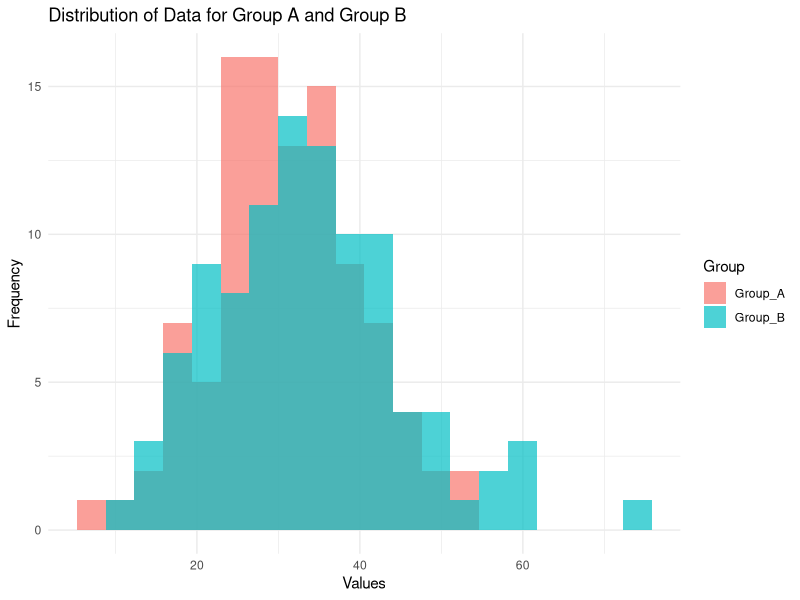
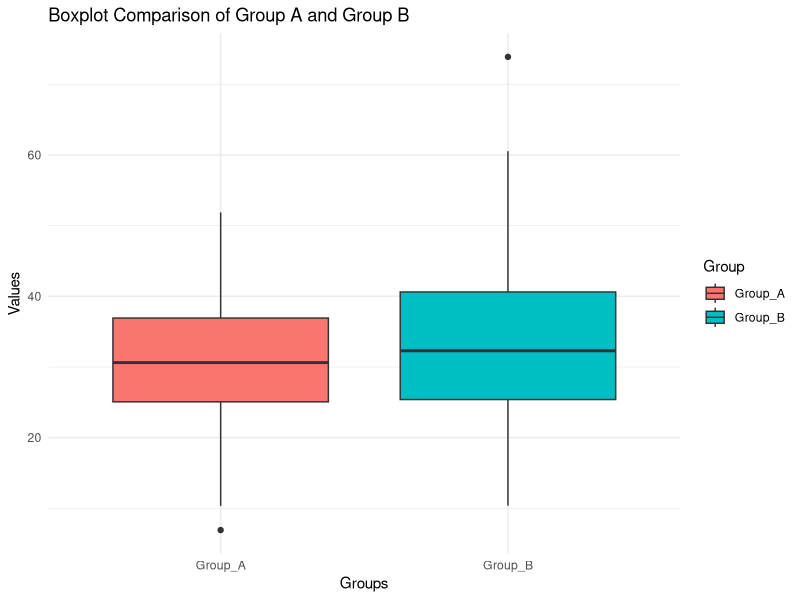

The R source for these figures, in order:
# Install and load required packages
if (!require("dplyr")) install.packages("dplyr")
if (!require("ggplot2")) install.packages("ggplot2")
if (!require("tidyr")) install.packages("tidyr")

library(dplyr)
library(ggplot2)
library(tidyr)

# Set seed for reproducibility
set.seed(123)

# Generate synthetic data
data_a <- rnorm(100, mean = 30, sd = 10)
data_b <- rnorm(100, mean = 35, sd = 12)

# Create a data frame
df <- data.frame(Group_A = data_a, Group_B = data_b)

# Display the first few rows of the data frame
cat("Data Frame Head:\n")
print(head(df))

# Descriptive statistics
cat("\nDescriptive Statistics:\n")
print(summary(df))

# Data wrangling using dplyr and tidyr
df_long <- df %>%
  pivot_longer(cols = everything(), names_to = "Group", values_to = "Values")

# Data Visualization using ggplot2
distribution_plot <- ggplot(df_long, aes(x = Values, fill = Group)) +
  geom_histogram(bins = 20, position = "identity", alpha = 0.7) +
  labs(title = "Distribution of Data for Group A and Group B",
       x = "Values",
       y = "Frequency") +
  theme_minimal()

# Save the distribution plot as an image
ggsave("distribution_plot.png", distribution_plot, width = 10, height = 6)

# Boxplot to compare the two groups
boxplot_comparison <- ggplot(df_long, aes(x = Group, y = Values, fill = Group)) +
  geom_boxplot() +
  labs(title = "Boxplot Comparison of Group A and Group B",
       x = "Groups",
       y = "Values") +
  theme_minimal()

# Save the boxplot as an image
ggsave("boxplot_comparison.png", boxplot_comparison, width = 8, height = 5)

# Save the data frame to a CSV file
write.csv(df, "data_analysis_results.csv", row.names = FALSE)

# Print a message indicating successful completion
cat("\nData analysis and visualization completed. Output files saved.\n")
